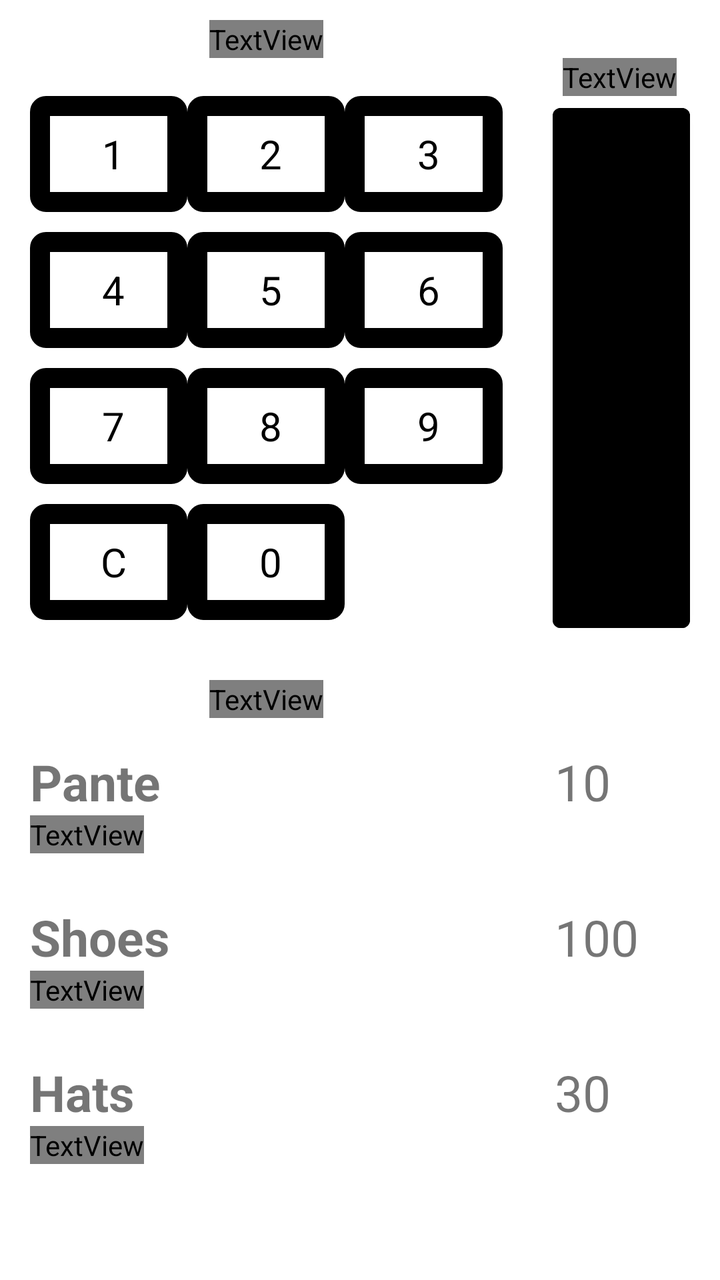
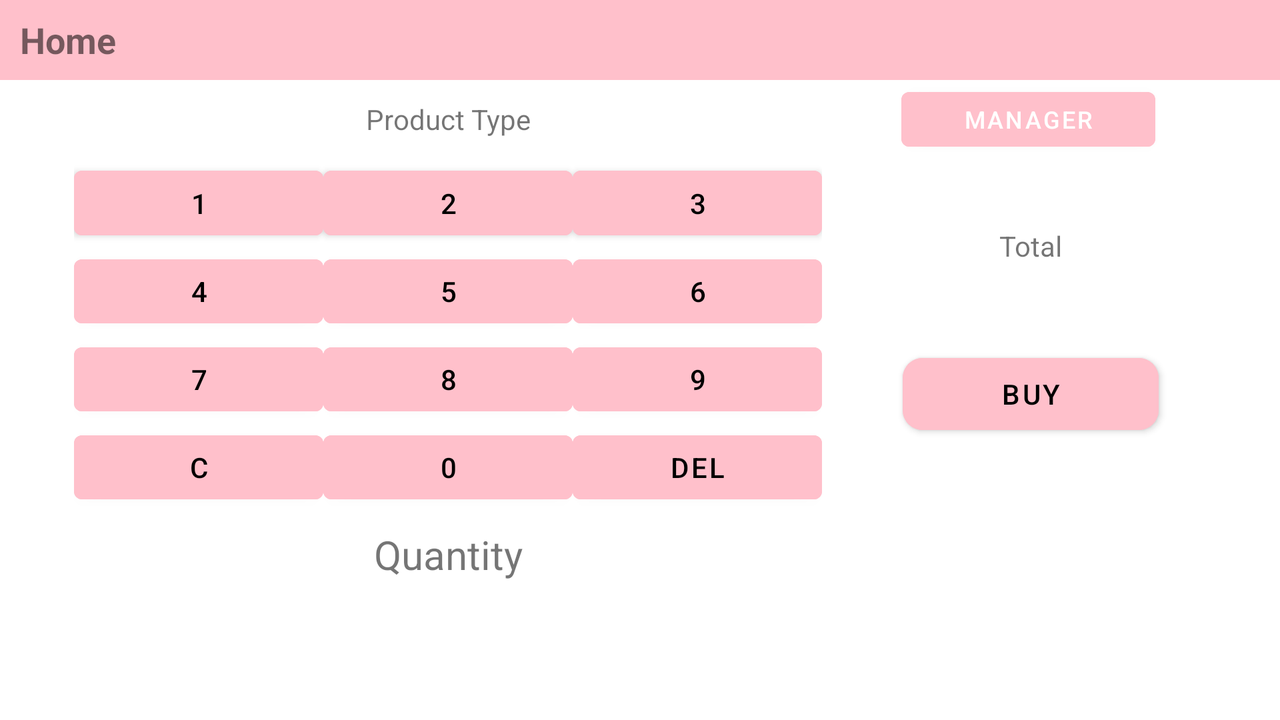

Compare how this app lays out the same screen by default and in its alternative resource folder. The renders come first, then the two layout files and the values they reference.
<!-- AndroidManifest.xml: application theme Theme.CashRegister -->
<!-- res/layout/activity_main.xml -->
<?xml version="1.0" encoding="utf-8"?>
<androidx.constraintlayout.widget.ConstraintLayout xmlns:android="http://schemas.android.com/apk/res/android"
    xmlns:app="http://schemas.android.com/apk/res-auto"
    xmlns:tools="http://schemas.android.com/tools"
    android:layout_width="match_parent"
    android:layout_height="match_parent"
    tools:context=".MainActivity">

    <TextView
        android:id="@+id/productTypeText"
        android:layout_width="wrap_content"
        android:layout_height="wrap_content"
        android:layout_marginTop="10dp"
        android:text="Product Type"
        android:textColor="@color/gray"
        android:textSize="20dp"
        app:layout_constraintEnd_toStartOf="@+id/guideline2"
        app:layout_constraintLeft_toLeftOf="parent"
        app:layout_constraintStart_toStartOf="parent"
        app:layout_constraintTop_toTopOf="parent" />

    <TextView
        android:id="@+id/total"
        android:layout_width="wrap_content"
        android:layout_height="wrap_content"
        android:text="Total"
        android:textColor="@color/gray"
        android:textSize="20dp"
        android:layout_marginLeft="15dp"
        app:layout_constraintLeft_toLeftOf="@+id/guideline2"
        app:layout_constraintTop_toBottomOf="@id/productTypeText" />

    <Button
        android:id="@+id/buy"
        android:layout_width="0dp"
        android:layout_height="0dp"
        android:text="Buy"
        android:textSize="20dp"
        android:layout_marginLeft="10dp"
        android:layout_marginRight="15dp"
        android:backgroundTint="@color/teal"
        android:textColor="@color/black"
        app:layout_constraintEnd_toEndOf="parent"
        app:layout_constraintRight_toRightOf="parent"
        app:layout_constraintStart_toStartOf="@+id/guideline2"
        app:layout_constraintTop_toBottomOf="@id/total"
        app:layout_constraintBottom_toBottomOf="@id/guideline3"
        />

    <TableLayout
        android:id="@+id/table"
        android:layout_width="0dp"
        android:layout_height="0dp"
        android:layout_marginLeft="15dp"
        android:layout_marginRight="15dp"
        android:layout_marginTop="0dp"
        app:layout_constraintBottom_toBottomOf="@id/guideline3"
        app:layout_constraintEnd_toStartOf="@+id/guideline2"
        app:layout_constraintHorizontal_bias="0.0"
        app:layout_constraintStart_toStartOf="parent"
        app:layout_constraintTop_toBottomOf="@id/total"
        app:layout_constraintVertical_bias="1.0">

        <TableRow
            android:layout_height="0dp"
            android:layout_marginBottom="10dp"
            android:layout_weight="1"
            >

            <TextView
                android:id="@+id/one"
                android:layout_width="0dp"
                android:layout_height="match_parent"
                android:layout_weight="1"
                android:background="@drawable/rounded_corner"
                android:paddingLeft="5dp"
                android:text="@string/one"
                android:gravity="center"
                android:textColor="#000"
                android:textSize="20sp" />

            <TextView
                android:id="@+id/two"
                android:layout_width="0dp"
                android:layout_height="match_parent"
                android:layout_weight="1"
                android:background="@drawable/rounded_corner"
                android:paddingLeft="5dp"
                android:text="@string/two"
                android:gravity="center"
                android:textColor="#000"
                android:textSize="20sp" />

            <TextView
                android:id="@+id/three"
                android:layout_width="0dp"
                android:layout_height="match_parent"
                android:layout_weight="1"
                android:background="@drawable/rounded_corner"
                android:paddingLeft="5dp"
                android:text="@string/three"
                android:gravity="center"
                android:textColor="#000"
                android:textSize="20sp" />

        </TableRow>

        <TableRow
            android:layout_height="0dp"
            android:layout_marginBottom="10dp"
            android:layout_weight="1"
            >

            <TextView
                android:id="@+id/four"
                android:layout_width="0dp"
                android:layout_height="match_parent"
                android:layout_weight="1"
                android:background="@drawable/rounded_corner"
                android:paddingLeft="5dp"
                android:text="@string/four"
                android:gravity="center"
                android:textColor="#000"
                android:textSize="20sp" />

            <TextView
                android:id="@+id/five"
                android:layout_width="0dp"
                android:layout_height="match_parent"
                android:layout_weight="1"
                android:background="@drawable/rounded_corner"
                android:paddingLeft="5dp"
                android:text="@string/five"
                android:gravity="center"
                android:textColor="#000"
                android:textSize="20sp" />

            <TextView
                android:id="@+id/six"
                android:layout_width="0dp"
                android:layout_height="match_parent"
                android:layout_weight="1"
                android:background="@drawable/rounded_corner"
                android:paddingLeft="5dp"
                android:text="@string/six"
                android:gravity="center"
                android:textColor="#000"
                android:textSize="20sp" />

        </TableRow>
        <TableRow
            android:layout_height="0dp"
            android:layout_marginBottom="10dp"
            android:layout_weight="1"
            >

            <TextView
                android:id="@+id/seven"
                android:layout_width="0dp"
                android:layout_height="match_parent"
                android:layout_weight="1"
                android:background="@drawable/rounded_corner"
                android:paddingLeft="5dp"
                android:text="@string/seven"
                android:gravity="center"
                android:textColor="#000"
                android:textSize="20sp" />

            <TextView
                android:id="@+id/eight"
                android:layout_width="0dp"
                android:layout_height="match_parent"
                android:layout_weight="1"
                android:background="@drawable/rounded_corner"
                android:paddingLeft="5dp"
                android:text="@string/eight"
                android:gravity="center"
                android:textColor="#000"
                android:textSize="20sp" />

            <TextView
                android:id="@+id/nine"
                android:layout_width="0dp"
                android:layout_height="match_parent"
                android:layout_weight="1"
                android:background="@drawable/rounded_corner"
                android:paddingLeft="5dp"
                android:text="@string/nine"
                android:gravity="center"
                android:textColor="#000"
                android:textSize="20sp" />

        </TableRow>
        <TableRow
            android:layout_height="0dp"
            android:layout_marginBottom="10dp"
            android:layout_weight="1"
            >

            <TextView
                android:id="@+id/clear"
                android:layout_width="0dp"
                android:layout_height="match_parent"
                android:layout_weight="1"
                android:background="@drawable/rounded_corner"
                android:paddingLeft="5dp"
                android:text="@string/clear"
                android:gravity="center"
                android:textColor="#000"
                android:textSize="20sp" />

            <TextView
                android:id="@+id/zero"
                android:layout_width="0dp"
                android:layout_height="match_parent"
                android:layout_weight="1"
                android:background="@drawable/rounded_corner"
                android:paddingLeft="5dp"
                android:text="@string/zero"
                android:gravity="center"
                android:textColor="#000"
                android:textSize="20sp" />

            <TextView
                android:layout_width="0dp"
                android:layout_height="match_parent"
                android:layout_weight="1"
                android:paddingLeft="5dp"
                android:textAlignment="center"
                android:textColor="#000"
                android:textSize="20sp" />

        </TableRow>
    </TableLayout>

    <TextView
        android:id="@+id/quantity"
        android:layout_width="wrap_content"
        android:layout_height="wrap_content"
        android:layout_marginTop="20dp"
        android:text="@string/quantity"
        android:textColor="@color/gray"
        android:textSize="20dp"
        app:layout_constraintEnd_toStartOf="@+id/guideline2"
        app:layout_constraintLeft_toLeftOf="parent"
        app:layout_constraintRight_toRightOf="parent"
        app:layout_constraintStart_toStartOf="parent"
        app:layout_constraintTop_toBottomOf="@id/table" />

    <ScrollView
        android:layout_width="match_parent"
        android:layout_height="0dp"
        android:layout_marginTop="15dp"
        android:layout_marginBottom="15dp"
        android:fillViewport="true"
        app:layout_constraintBottom_toBottomOf="parent"
        app:layout_constraintTop_toBottomOf="@+id/quantity"
        >
        <androidx.constraintlayout.widget.ConstraintLayout
            android:layout_width="match_parent"
            android:layout_height="wrap_content"
            android:paddingLeft="15dp"
            >

            <TextView
                android:id="@+id/pante"
                android:layout_width="wrap_content"
                android:layout_height="wrap_content"
                android:text="@string/pante"
                android:textSize="25sp"
                android:textStyle="bold"
                android:layout_marginBottom="10dp"
                app:layout_constraintStart_toStartOf="parent"
                app:layout_constraintTop_toTopOf="parent" />

            <TextView
                android:id="@+id/panteQ"
                android:layout_width="wrap_content"
                android:layout_height="wrap_content"
                android:text="@string/panteQ"
                android:textSize="25sp"
                app:layout_constraintStart_toStartOf="@id/guideline7"
                app:layout_constraintTop_toTopOf="parent" />

            <TextView
                android:id="@+id/panteUP"
                android:layout_width="wrap_content"
                android:layout_height="wrap_content"
                android:layout_below="@+id/pante"
                android:text="@string/panteUP"
                android:textColor="@color/gray"
                android:textSize="25sp"
                app:layout_constraintStart_toStartOf="parent"
                app:layout_constraintTop_toBottomOf="@+id/pante" />

            <TextView
                android:id="@+id/shoes"
                android:layout_width="wrap_content"
                android:layout_height="wrap_content"
                android:text="@string/shoes"
                android:textSize="25sp"
                android:textStyle="bold"
                android:layout_marginTop="25dp"
                app:layout_constraintStart_toStartOf="parent"
                app:layout_constraintTop_toBottomOf="@+id/panteUP" />
            <TextView
                android:id="@+id/shoesQ"
                android:layout_width="wrap_content"
                android:layout_height="wrap_content"
                android:text="@string/shoesQ"
                android:textSize="25sp"
                android:layout_marginTop="25dp"
                app:layout_constraintStart_toStartOf="@id/guideline7"
                app:layout_constraintTop_toBottomOf="@+id/panteUP" />

            <TextView
                android:id="@+id/shoesUP"
                android:layout_width="wrap_content"
                android:layout_height="wrap_content"
                android:layout_below="@+id/shoes"
                android:text="@string/shoesUP"
                android:textColor="@color/gray"
                android:textSize="25sp"
                app:layout_constraintStart_toStartOf="parent"
                app:layout_constraintTop_toBottomOf="@+id/shoes" />

            <TextView
                android:id="@+id/hats"
                android:layout_width="wrap_content"
                android:layout_height="wrap_content"
                android:text="@string/hats"
                android:textSize="25sp"
                android:textStyle="bold"
                android:layout_marginTop="25dp"
                app:layout_constraintStart_toStartOf="parent"
                app:layout_constraintTop_toBottomOf="@+id/shoesUP" />
            <TextView
                android:id="@+id/hatsQ"
                android:layout_width="wrap_content"
                android:layout_height="wrap_content"
                android:text="@string/hatsQ"
                android:textSize="25sp"
                android:layout_marginTop="25dp"
                app:layout_constraintStart_toStartOf="@id/guideline7"
                app:layout_constraintTop_toBottomOf="@+id/shoesUP" />

            <TextView
                android:id="@+id/hatsUP"
                android:layout_width="wrap_content"
                android:layout_height="wrap_content"
                android:layout_below="@+id/shoes"
                android:text="@string/hatsUP"
                android:textColor="@color/gray"
                android:textSize="25sp"
                app:layout_constraintStart_toStartOf="parent"
                app:layout_constraintTop_toBottomOf="@+id/hats" />

            <androidx.constraintlayout.widget.Guideline
                android:id="@+id/guideline7"
                android:layout_width="wrap_content"
                android:layout_height="wrap_content"
                android:orientation="vertical"
                app:layout_constraintGuide_percent="0.76" />
        </androidx.constraintlayout.widget.ConstraintLayout>

    </ScrollView>

    <androidx.constraintlayout.widget.Guideline
        android:id="@+id/guideline2"
        android:layout_width="wrap_content"
        android:layout_height="wrap_content"
        android:orientation="vertical"
        app:layout_constraintGuide_percent="0.74" />

    <androidx.constraintlayout.widget.Guideline
        android:id="@+id/guideline3"
        android:layout_width="wrap_content"
        android:layout_height="wrap_content"
        android:orientation="horizontal"
        app:layout_constraintGuide_percent="0.5" />



</androidx.constraintlayout.widget.ConstraintLayout>
<!-- resources referenced by this layout -->
<resources>
  <color name="black">#FF000000</color>
  <!-- drawable rounded_corner (drawable) -->
  <shape xmlns:android="http://schemas.android.com/apk/res/android">
      <stroke
          android:width="10dp"
          android:color="@color/teal" />
  
      <solid android:color="@color/teal" />
  
      <corners
          android:radius="3dp" />
  </shape>
  <string name="clear">C</string>
  <string name="eight">8</string>
  <string name="five">5</string>
  <string name="four">4</string>
  <string name="hats">Hats</string>
  <string name="hatsQ">30</string>
  <string name="hatsUP">5.9</string>
  <string name="nine">9</string>
  <string name="one">1</string>
  <string name="pante">Pante</string>
  <string name="panteQ">10</string>
  <string name="panteUP">20.44</string>
  <string name="quantity">Quantity</string>
  <string name="seven">7</string>
  <string name="shoes">Shoes</string>
  <string name="shoesQ">100</string>
  <string name="shoesUP">10.44</string>
  <string name="six">6</string>
  <string name="three">3</string>
  <string name="two">2</string>
  <string name="zero">0</string>
  <style name="Theme.CashRegister" parent="Theme.MaterialComponents.DayNight.DarkActionBar">
          
          <item name="colorPrimary">@color/backgroundSnackBar</item>
          <item name="colorPrimaryVariant">@color/purple_700</item>
          <item name="colorOnPrimary">@color/white</item>
          
          <item name="colorSecondary">@color/teal_200</item>
          <item name="colorSecondaryVariant">@color/teal_700</item>
          <item name="colorOnSecondary">@color/black</item>
          
          <item name="android:statusBarColor" tools:targetApi="l">?attr/colorPrimaryVariant</item>
          
      </style>
  <color name="backgroundSnackBar">#FFC0CB</color>
  <color name="purple_700">#FF3700B3</color>
  <color name="white">#FFFFFFFF</color>
  <color name="teal_200">#FF03DAC5</color>
  <color name="teal_700">#FF018786</color>
</resources>
<!-- res/layout-land/activity_main.xml (the repository's variant of the layout above) -->
<!-- drawn on the phone turned sideways -->
<?xml version="1.0" encoding="utf-8"?>
<androidx.constraintlayout.widget.ConstraintLayout xmlns:android="http://schemas.android.com/apk/res/android"
    xmlns:app="http://schemas.android.com/apk/res-auto"
    xmlns:tools="http://schemas.android.com/tools"
    android:layout_width="match_parent"
    android:layout_height="match_parent"
    tools:context=".MainActivity">

    <TextView
        android:id="@+id/snackBar"
        android:layout_width="0dp"
        android:layout_height="0dp"
        tools:ignore="MissingConstraints"
        />

    <TextView
        android:id="@+id/title"
        android:layout_width="match_parent"
        android:layout_height="40dp"
        android:background="@color/backgroundSnackBar"
        android:gravity="center|left"
        android:paddingLeft="10dp"
        android:text="Home"
        android:textSize="18dp"
        android:textStyle="bold"
        tools:ignore="MissingConstraints" />

    <TextView
        android:id="@+id/productType"
        android:layout_width="0dp"
        android:layout_height="0dp"
        android:gravity="center"
        android:text="Product Type"
        app:layout_constraintBottom_toTopOf="@+id/guideline3"
        app:layout_constraintEnd_toStartOf="@+id/guidelineDivide"
        app:layout_constraintHorizontal_bias="0.0"
        app:layout_constraintStart_toStartOf="@+id/guidelineStart"
        app:layout_constraintTop_toBottomOf="@+id/title" />

    <Button
        android:id="@+id/button"
        android:layout_width="127dp"
        android:layout_height="0dp"
        android:backgroundTint="@color/backgroundSnackBar"
        android:onClick="navigateToManagerOnClick"
        android:text="Manager"
        android:textSize="12dp"
        app:layout_constraintBottom_toTopOf="@+id/guideline3"
        app:layout_constraintEnd_toStartOf="@+id/guidelineEnd"
        app:layout_constraintHorizontal_bias="0.484"
        app:layout_constraintStart_toEndOf="@+id/productType"
        app:layout_constraintTop_toBottomOf="@+id/title" />

    <TextView
        android:id="@+id/totalPrice"
        android:layout_width="129dp"
        android:layout_height="31dp"
        android:layout_marginTop="28dp"
        android:gravity="center"
        android:text="Total"
        app:layout_constraintEnd_toStartOf="@+id/guidelineEnd"
        app:layout_constraintStart_toStartOf="@+id/guidelineDivide"
        app:layout_constraintTop_toTopOf="@+id/guideline3" />

    <TableLayout
        android:id="@+id/tableLayout"
        android:layout_width="0dp"
        android:layout_height="0dp"
        app:layout_constraintBottom_toTopOf="@+id/guideline2"
        app:layout_constraintEnd_toStartOf="@+id/guidelineDivide"
        app:layout_constraintStart_toStartOf="@+id/guidelineStart"
        app:layout_constraintTop_toBottomOf="@+id/productType">

        <TableRow
            android:layout_width="wrap_content"
            android:layout_height="wrap_content"
            android:layout_marginStart="5dp"
            android:layout_marginEnd="5dp"
            android:layout_weight="1">
            <Button
                android:layout_width="0dp"
                android:layout_height="match_parent"
                android:layout_weight=".33"
                android:backgroundTint="@color/backgroundSnackBar"
                android:onClick="numberOnClick"
                android:text="1"
                android:textColor="@color/black" />

            <Button
                android:layout_width="0dp"
                android:layout_height="match_parent"
                android:layout_weight=".33"
                android:backgroundTint="@color/backgroundSnackBar"
                android:onClick="numberOnClick"
                android:text="2"
                android:textColor="@color/black" />

            <Button
                android:layout_width="0dp"
                android:layout_height="match_parent"
                android:layout_weight=".33"
                android:backgroundTint="@color/backgroundSnackBar"
                android:onClick="numberOnClick"
                android:text="3"
                android:textColor="@color/black" />

        </TableRow>

        <TableRow
            android:layout_width="wrap_content"
            android:layout_height="wrap_content"
            android:layout_marginStart="5dp"
            android:layout_marginEnd="5dp"
            android:layout_weight="1">

            <Button
                android:layout_width="0dp"
                android:layout_height="match_parent"
                android:layout_weight=".33"
                android:backgroundTint="@color/backgroundSnackBar"
                android:onClick="numberOnClick"
                android:text="4"
                android:textColor="@color/black" />

            <Button
                android:layout_width="0dp"
                android:layout_height="match_parent"
                android:layout_weight=".33"
                android:backgroundTint="@color/backgroundSnackBar"
                android:onClick="numberOnClick"
                android:text="5"
                android:textColor="@color/black" />

            <Button
                android:layout_width="0dp"
                android:layout_height="match_parent"
                android:layout_weight=".33"
                android:backgroundTint="@color/backgroundSnackBar"
                android:onClick="numberOnClick"
                android:text="6"
                android:textColor="@color/black" />

        </TableRow>

        <TableRow
            android:layout_width="wrap_content"
            android:layout_height="wrap_content"
            android:layout_marginStart="5dp"
            android:layout_marginEnd="5dp"
            android:layout_weight="1">

            <Button
                android:layout_width="0dp"
                android:layout_height="match_parent"
                android:layout_weight=".33"
                android:backgroundTint="@color/backgroundSnackBar"
                android:onClick="numberOnClick"
                android:text="7"
                android:textColor="@color/black" />

            <Button
                android:layout_width="0dp"
                android:layout_height="match_parent"
                android:layout_weight=".33"
                android:backgroundTint="@color/backgroundSnackBar"
                android:onClick="numberOnClick"
                android:text="8"
                android:textColor="@color/black" />

            <Button
                android:layout_width="0dp"
                android:layout_height="match_parent"
                android:layout_weight=".33"
                android:backgroundTint="@color/backgroundSnackBar"
                android:onClick="numberOnClick"
                android:text="9"
                android:textColor="@color/black" />

        </TableRow>

        <TableRow
            android:layout_width="wrap_content"
            android:layout_height="wrap_content"
            android:layout_marginStart="5dp"
            android:layout_marginEnd="5dp"
            android:layout_weight="1">

            <Button
                android:layout_width="0dp"
                android:layout_height="match_parent"
                android:layout_weight=".33"
                android:backgroundTint="@color/backgroundSnackBar"
                android:onClick="deleteEverything"
                android:text="C"
                android:textColor="@color/black" />

            <Button
                android:layout_width="0dp"
                android:layout_height="match_parent"
                android:layout_weight=".33"
                android:backgroundTint="@color/backgroundSnackBar"
                android:onClick="numberOnClick"
                android:text="0"
                android:textColor="@color/black" />

            <Button
                android:layout_width="0dp"
                android:layout_height="match_parent"
                android:layout_weight=".33"
                android:backgroundTint="@color/backgroundSnackBar"
                android:onClick="deleteOnClick"
                android:text="Del"
                android:textColor="@color/black" />
        </TableRow>

    </TableLayout>

    <Button
        android:id="@+id/button2"
        android:layout_width="128dp"
        android:layout_height="48dp"
        android:layout_weight="1"
        android:backgroundTint="@color/backgroundSnackBar"
        android:onClick="buyOnClick"
        android:text="Buy"
        android:textColor="@color/black"
        app:cornerRadius="10dp"
        app:layout_constraintBottom_toTopOf="@+id/guideline2"
        app:layout_constraintEnd_toStartOf="@+id/guidelineEnd"
        app:layout_constraintStart_toStartOf="@+id/guidelineDivide"
        app:layout_constraintTop_toBottomOf="@+id/totalPrice" />


    <TextView
        android:id="@+id/quantity"
        android:layout_width="wrap_content"
        android:layout_height="0dp"
        android:layout_marginTop="8dp"
        android:text="Quantity"
        android:textSize="20dp"
        app:layout_constraintEnd_toStartOf="@+id/guidelineDivide"
        app:layout_constraintStart_toStartOf="@+id/guidelineStart"
        app:layout_constraintTop_toBottomOf="@+id/tableLayout" />

    <ScrollView
        android:layout_width="0dp"
        android:layout_height="0dp"
        android:layout_marginTop="25dp"
        android:layout_marginBottom="10dp"
        android:fillViewport="true"
        app:layout_constraintBottom_toBottomOf="parent"
        app:layout_constraintEnd_toStartOf="@+id/guidelineEnd"
        app:layout_constraintStart_toStartOf="@+id/guidelineStart"
        app:layout_constraintTop_toBottomOf="@+id/quantity">

        <RelativeLayout
            android:id="@+id/parentRelative"
            android:layout_width="match_parent"
            android:layout_height="match_parent"
            tools:context="com.seneca.cashapp.MainActivity">

            <ListView
                android:id="@+id/theList"
                android:layout_width="match_parent"
                android:layout_height="match_parent"
                android:layout_alignParentStart="true"
                android:layout_alignParentTop="true" />
        </RelativeLayout>

    </ScrollView>



    <androidx.constraintlayout.widget.Guideline
        android:id="@+id/guidelineStart"
        android:layout_width="wrap_content"
        android:layout_height="wrap_content"
        android:orientation="vertical"
        app:layout_constraintGuide_percent="0.05" />

    <androidx.constraintlayout.widget.Guideline
        android:id="@+id/guidelineEnd"
        android:layout_width="wrap_content"
        android:layout_height="wrap_content"
        android:orientation="vertical"
        app:layout_constraintGuide_percent="0.96" />

    <androidx.constraintlayout.widget.Guideline
        android:id="@+id/guidelineDivide"
        android:layout_width="wrap_content"
        android:layout_height="wrap_content"
        android:orientation="vertical"
        app:layout_constraintGuide_percent="0.65" />

    <androidx.constraintlayout.widget.Guideline
        android:id="@+id/guideline2"
        android:layout_width="wrap_content"
        android:layout_height="wrap_content"
        android:orientation="horizontal"
        app:layout_constraintGuide_percent="0.71" />
    <androidx.constraintlayout.widget.Guideline
        android:id="@+id/guideline3"
        android:layout_width="wrap_content"
        android:layout_height="wrap_content"
        android:orientation="horizontal"
        app:layout_constraintGuide_percent="0.22" />




</androidx.constraintlayout.widget.ConstraintLayout>
<!-- resources referenced by the variant -->
<!-- as the phone turned sideways resolves them -->
<resources>
  <color name="backgroundSnackBar">#FFC0CB</color>
  <color name="black">#FF000000</color>
  <style name="Theme.CashRegister" parent="Theme.MaterialComponents.DayNight.DarkActionBar">
          
          <item name="colorPrimary">@color/backgroundSnackBar</item>
          <item name="colorPrimaryVariant">@color/purple_700</item>
          <item name="colorOnPrimary">@color/white</item>
          
          <item name="colorSecondary">@color/teal_200</item>
          <item name="colorSecondaryVariant">@color/teal_700</item>
          <item name="colorOnSecondary">@color/black</item>
          
          <item name="android:statusBarColor" tools:targetApi="l">?attr/colorPrimaryVariant</item>
          
      </style>
  <color name="purple_700">#FF3700B3</color>
  <color name="white">#FFFFFFFF</color>
  <color name="teal_200">#FF03DAC5</color>
  <color name="teal_700">#FF018786</color>
</resources>
